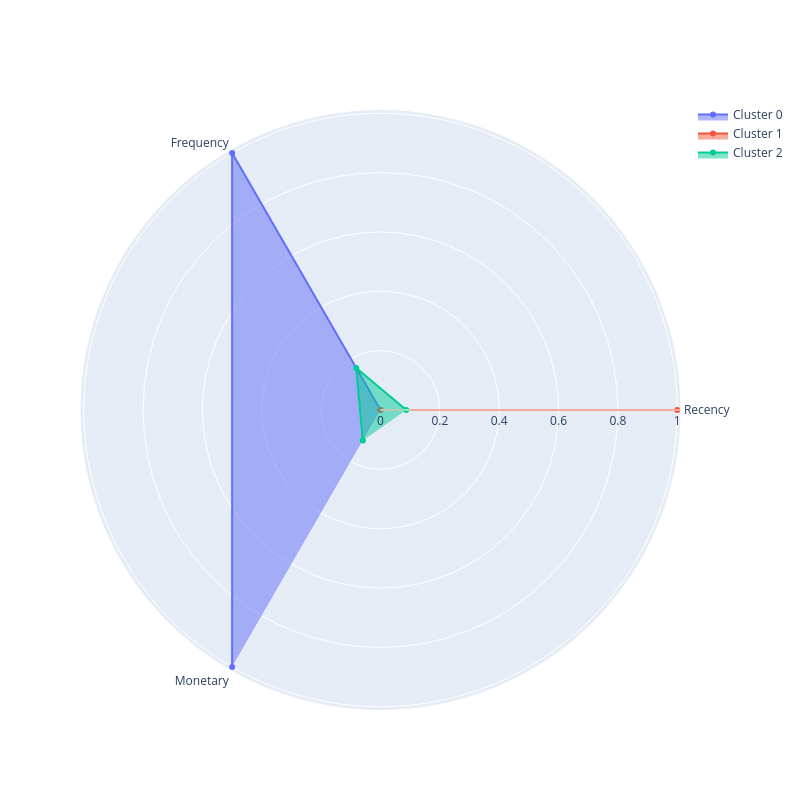

This figure's notebook cell:
### Code cell
# 4.8
# Построим полярную диаграмму для нашей кластеризации
def plot_cluster_profile(cluster_profiles, n_clusters):
    # Нормализуем сгруппированные данные, приводя их к масштабу 0-1.
    scaler = preprocessing.MinMaxScaler()
    cluster_profiles = pd.DataFrame(scaler.fit_transform(cluster_profiles), columns=cluster_profiles.columns)
    # Создаем список признаков
    features = cluster_profiles.columns
    # Создаем пустую фигуру
    fig = go.Figure()
    # В цикле визуализируем полярную диаграмму для каждого кластера
    for i in range(n_clusters):
        # Создаем полярную диаграмму и добавляем ее на общий график
        fig.add_trace(go.Scatterpolar(
            r=cluster_profiles.iloc[i].values, # радиусы
            theta=features, # название засечек
            fill='toself', # заливка многоугольника цветом
            name=f'Cluster {i}', # название - номер кластера
        ))
    # Обновляем параметры фигуры
    fig.update_layout(
        showlegend=True, # отображение легенды
        autosize=False, # устаналиваем свои размеры графика
        width=800, # ширина (в пикселях)
        height=800, # высота (в пикселях)
    )
    # Отображаем фигуру
    fig.show()
plot_cluster_profile(cluster_profiles, n_clusters=3)

### Figure 1 — Plotly figure (JSON) as saved in the notebook; plotly's stock layout.template omitted (floating-point values rounded to 4 significant figures)
{"data": [{"fill": "toself", "name": "Cluster 0", "r": [0, 1, 1], "theta": ["Recency", "Frequency", "Monetary"], "type": "scatterpolar"}, {"fill": "toself", "name": "Cluster 1", "r": [1, 0, 0], "theta": ["Recency", "Frequency", "Monetary"], "type": "scatterpolar"}, {"fill": "toself", "name": "Cluster 2", "r": [0.08672, 0.1631, 0.119], "theta": ["Recency", "Frequency", "Monetary"], "type": "scatterpolar"}], "layout": {"autosize": false, "height": 800, "showlegend": true, "width": 800}}
